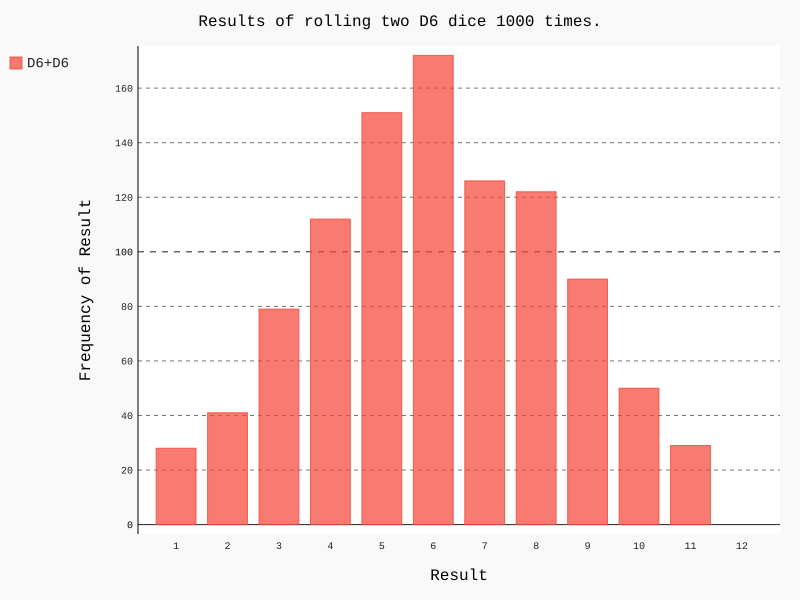

Recreate this plot in Python.
import pygal
from die import Die
die_1 = Die()
die_2 = Die()

results = []
for roll_num in range(1000):
    result = die_1.roll()+die_2.roll()
    results.append(result)
frequencies = []
max_result = die_1.num_sides + die_2.num_sides
for value in range(2,max_result+1):
    frequency = results.count(value)
    frequencies.append(frequency)

hist = pygal.Bar()
hist.title = "Results of rolling two D6 dice 1000 times."
hist.x_labels = ['1','2','3','4','5','6','7','8','9','10','11','12']
hist.x_title = "Result"
hist.y_title = "Frequency of Result"
hist.add('D6+D6',frequencies)
hist.render_to_file('die_visual.svg')
